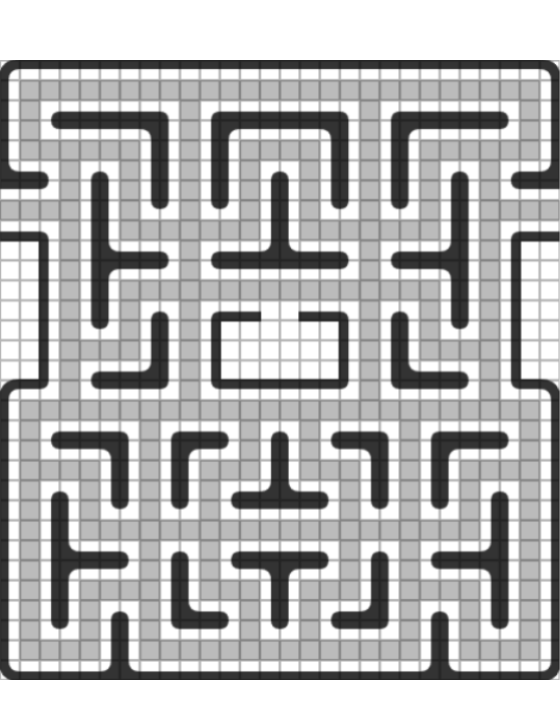
#> input picture Resources/images/png/maze/1.png, 560 x 720 px; its folder holds only this picture in this run
$ python map_image_process.py
#> lines starting #> are read from the running program, lines starting #| are printed output that depends on the picture; after the words box and inside, x2 and y2 are one past the last pixel; in counts of white or black regions, pixels touching at a corner belong together
import cv2
maze_amount = 20

def process(mazeNo):
#> called with mazeNo = 1
    img = cv2.imread('../images/png/maze/' + str(mazeNo) + '.png')
#> img is the input picture: shape (720, 560, 3); min 36, max 255, mean 182.1
    img_gray = cv2.cvtColor(img, cv2.COLOR_BGR2GRAY)
    ret, output1 = cv2.threshold(img_gray, 127, 255, cv2.THRESH_BINARY_INV)     # 如果大於 127 就等於 255，反之等於 0。
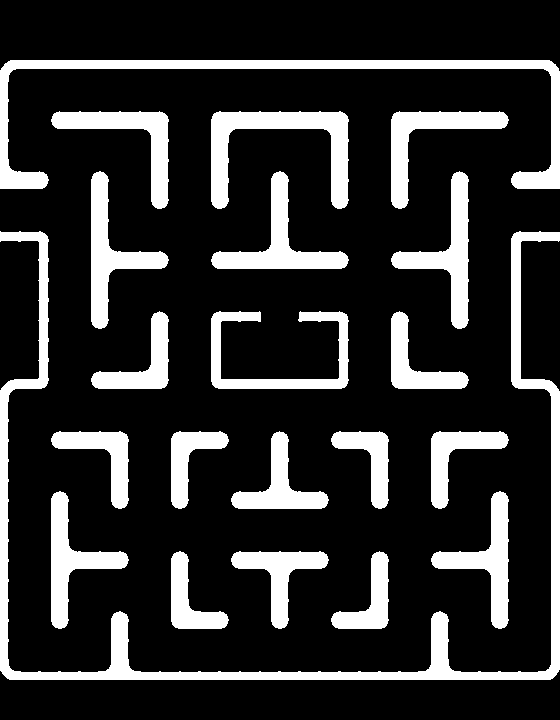
#> output1: shape (720, 560); 19.7% white; 21 white regions, largest, box (x1, y1, x2, y2) and area: (0, 231, 560, 680) 15890, (0, 60, 560, 189) 8423, (211, 111, 349, 209) 5051
    cv2.imshow('original', img)
    cv2.imshow('output', output1)
    cv2.imwrite('output/maze' + str(mazeNo) + '-white.bmp', output1)
    cv2.waitKey(0)
    cv2.destroyAllWindows()

for i in range(1, maze_amount):
    print(i, '\n')
#> (the run stopped early here; a loop or call above may not have finished)
